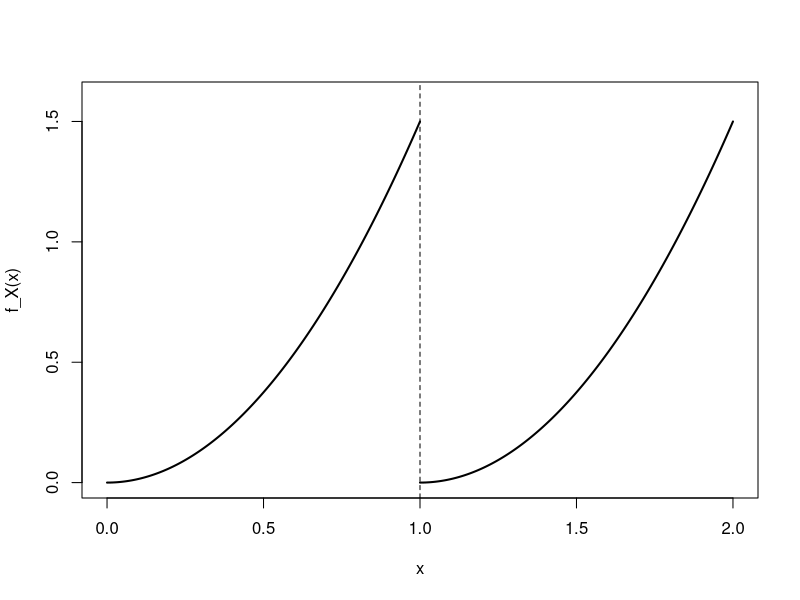

This chart was generated by the following R code:
## ---- chunk 1
for (i in 0:4) {
  print(sprintf("p(%d) = %.3f", i, pbinom(i, 4, 0.8)))
}
## ---- chunk 2
xs1 <- seq(0, 1, length.out = 201)
xs2 <- seq(1, 2, length.out = 201)
fx1 <- 1.5 * xs1^2
fx2 <- 1.5 * (1 - xs2)^2

plot(xs1, fx1, type = "l", lwd = 2, xlab = "x", ylab = "f_X(x)", xlim = c(0, 2), ylim = c(0, 1.6))
lines(xs2, fx2, lwd = 2)
abline(v = 1, lty = 2)
